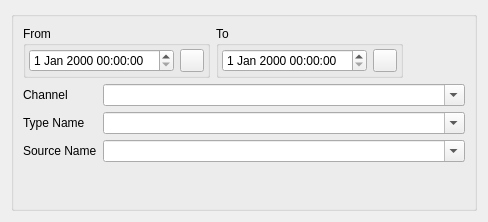
<?xml version="1.0" encoding="UTF-8"?>
<ui version="4.0">
 <class>LogSourcesSelector</class>
 <widget class="QWidget" name="LogSourcesSelector">
  <property name="geometry">
   <rect>
    <x>0</x>
    <y>0</y>
    <width>488</width>
    <height>222</height>
   </rect>
  </property>
  <property name="sizePolicy">
   <sizepolicy hsizetype="Expanding" vsizetype="Minimum">
    <horstretch>0</horstretch>
    <verstretch>0</verstretch>
   </sizepolicy>
  </property>
  <property name="minimumSize">
   <size>
    <width>406</width>
    <height>0</height>
   </size>
  </property>
  <property name="windowTitle">
   <string>Form</string>
  </property>
  <layout class="QVBoxLayout" name="verticalLayout_2">
   <item>
    <widget class="QGroupBox" name="groupBox">
     <property name="title">
      <string/>
     </property>
     <layout class="QVBoxLayout" name="verticalLayout">
      <item>
       <layout class="QHBoxLayout" name="horizontalLayout_3">
        <item>
         <widget class="QGroupBox" name="groupBox_2">
          <property name="title">
           <string>From</string>
          </property>
          <layout class="QHBoxLayout" name="horizontalLayout">
           <property name="leftMargin">
            <number>3</number>
           </property>
           <property name="topMargin">
            <number>3</number>
           </property>
           <property name="rightMargin">
            <number>3</number>
           </property>
           <property name="bottomMargin">
            <number>3</number>
           </property>
           <item>
            <widget class="QDateTimeEdit" name="m_from"/>
           </item>
           <item>
            <widget class="QToolButton" name="m_fromLaunchButton">
             <property name="toolTip">
              <string>From Launching of Application</string>
             </property>
             <property name="text">
              <string/>
             </property>
             <property name="icon">
              <iconset resource="resources.qrc">
               <normaloff>:/img/launch_16x16.png</normaloff>:/img/launch_16x16.png</iconset>
             </property>
            </widget>
           </item>
          </layout>
         </widget>
        </item>
        <item>
         <widget class="QGroupBox" name="groupBox_3">
          <property name="title">
           <string>To</string>
          </property>
          <layout class="QHBoxLayout" name="horizontalLayout_2">
           <property name="leftMargin">
            <number>3</number>
           </property>
           <property name="topMargin">
            <number>3</number>
           </property>
           <property name="rightMargin">
            <number>3</number>
           </property>
           <property name="bottomMargin">
            <number>3</number>
           </property>
           <item>
            <widget class="QDateTimeEdit" name="m_to"/>
           </item>
           <item>
            <widget class="QToolButton" name="m_toCurrentTimeButton">
             <property name="toolTip">
              <string>To Current Time</string>
             </property>
             <property name="text">
              <string/>
             </property>
             <property name="icon">
              <iconset resource="resources.qrc">
               <normaloff>:/img/chronometer_16x16.png</normaloff>:/img/chronometer_16x16.png</iconset>
             </property>
            </widget>
           </item>
          </layout>
         </widget>
        </item>
        <item>
         <spacer name="horizontalSpacer">
          <property name="orientation">
           <enum>Qt::Horizontal</enum>
          </property>
          <property name="sizeHint" stdset="0">
           <size>
            <width>40</width>
            <height>20</height>
           </size>
          </property>
         </spacer>
        </item>
       </layout>
      </item>
      <item>
       <layout class="QGridLayout" name="gridLayout">
        <item row="0" column="0">
         <widget class="QLabel" name="label">
          <property name="sizePolicy">
           <sizepolicy hsizetype="Fixed" vsizetype="Preferred">
            <horstretch>0</horstretch>
            <verstretch>0</verstretch>
           </sizepolicy>
          </property>
          <property name="text">
           <string>Channel</string>
          </property>
         </widget>
        </item>
        <item row="0" column="1">
         <widget class="QComboBox" name="m_channel">
          <property name="editable">
           <bool>true</bool>
          </property>
          <property name="insertPolicy">
           <enum>QComboBox::InsertAlphabetically</enum>
          </property>
         </widget>
        </item>
        <item row="1" column="0">
         <widget class="QLabel" name="label_2">
          <property name="sizePolicy">
           <sizepolicy hsizetype="Fixed" vsizetype="Preferred">
            <horstretch>0</horstretch>
            <verstretch>0</verstretch>
           </sizepolicy>
          </property>
          <property name="text">
           <string>Type Name</string>
          </property>
         </widget>
        </item>
        <item row="1" column="1">
         <widget class="QComboBox" name="m_type">
          <property name="editable">
           <bool>true</bool>
          </property>
          <property name="insertPolicy">
           <enum>QComboBox::InsertAlphabetically</enum>
          </property>
         </widget>
        </item>
        <item row="2" column="0">
         <widget class="QLabel" name="label_3">
          <property name="sizePolicy">
           <sizepolicy hsizetype="Fixed" vsizetype="Preferred">
            <horstretch>0</horstretch>
            <verstretch>0</verstretch>
           </sizepolicy>
          </property>
          <property name="text">
           <string>Source Name</string>
          </property>
         </widget>
        </item>
        <item row="2" column="1">
         <widget class="QComboBox" name="m_name">
          <property name="editable">
           <bool>true</bool>
          </property>
          <property name="insertPolicy">
           <enum>QComboBox::InsertAlphabetically</enum>
          </property>
         </widget>
        </item>
       </layout>
      </item>
      <item>
       <widget class="Globe::SelectQueryNavigation" name="m_navigation" native="true"/>
      </item>
     </layout>
    </widget>
   </item>
  </layout>
 </widget>
 <customwidgets>
  <customwidget>
   <class>Globe::SelectQueryNavigation</class>
   <extends>QWidget</extends>
   <header>select_query_navigation.hpp</header>
   <container>1</container>
  </customwidget>
 </customwidgets>
 <resources>
  <include location="resources.qrc"/>
 </resources>
 <connections/>
</ui>
